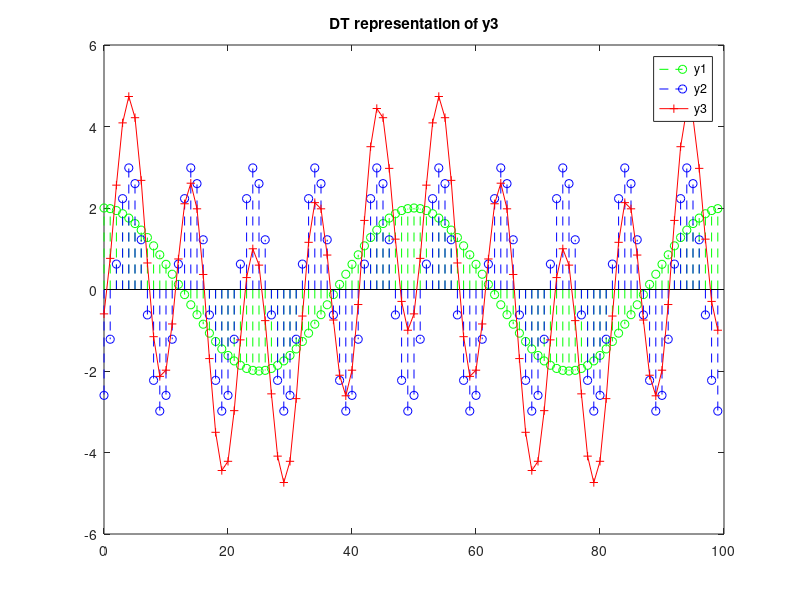

The MATLAB source for this figure: (Note: this script raises an error after producing the figure.)
% Lab solution: FT for discrete time signals
% Author: Chng ENg Siong
% 30 Jan 2025

% Q1, generate DT representation of signals

close all; clear all;

% Given y1(t) = 2cos(2*π*2*t),  y2(t) = 3sin(2* π *10*t-π/3),  and y3(t) = y1(t)+y2(t) sampled at Fs = 100.
Fs = 100; T = 1/Fs;
% y1(nT) = 2cos(2*π*2*n/Fs) ;  N1 = 50 samples == period
% y2(nT) = 3sin(2*π*10*n/Fs -π/3 ) ; N2 == 10 samples == period
% y3(nT) = 2cos(2*π*2*n/Fs) +3sin(2*π*10*n/Fs -π/3 ); 
% y3's period == LCM of N1, N2 == 50


N3 = 50; % the period of N3;
n = 0:(11*N3-1);  % lets generate 10 period of y3(n)

w1 = pi/25; y1 = 2*cos(w1*n);
w2 = pi/5;  y2 = 3*sin(w2*n-pi/3);
y3=y1+y2;
figure(1);
stem(n(1:2*N3),y1(1:2*N3),'g--'); hold on;
stem(n(1:2*N3),y2(1:2*N3),'b--');
plot(n(1:2*N3),y3(1:2*N3),'r-+');
title('DT representation of y3')
legend('y1','y2','y3')

%Q1b(i)
% Q1B) DTFS and DFT of 
opStr = sprintf(' y3  using %d samples',N3);
plotDTFS_DFT(y3(1:N3),opStr); % plot 1 period of DTFS, DFT of y3


%Q1b(iv)
% Lets use 2*N3 samples
opStr = sprintf(' y3  using %d samples',N3*2);
plotDTFS_DFT(y3(1:2*N3),opStr); % plot 2 period of DTFS, DFT of y3

%Q1b(iv)
% Lets use 10*N3 samples
opStr = sprintf(' y3  using %d samples',N3*10);
plotDTFS_DFT(y3(1:10*N3),opStr); % plot 10 period of DTFS, DFT of y3

% What we observe is that there is more samples in the horziontal axis




%Q1b(iii) Spectral leakage, using 2 period+1 samples
% Q1B) DTFS and DFT of 
opStr = sprintf('(spectral leak demo) y3  using %d samples',10*N3+1);
plotDTFS_DFT(y3(1:10*N3+1),opStr); % plot 10 period +1 samples of DTFS, DFT of y3
